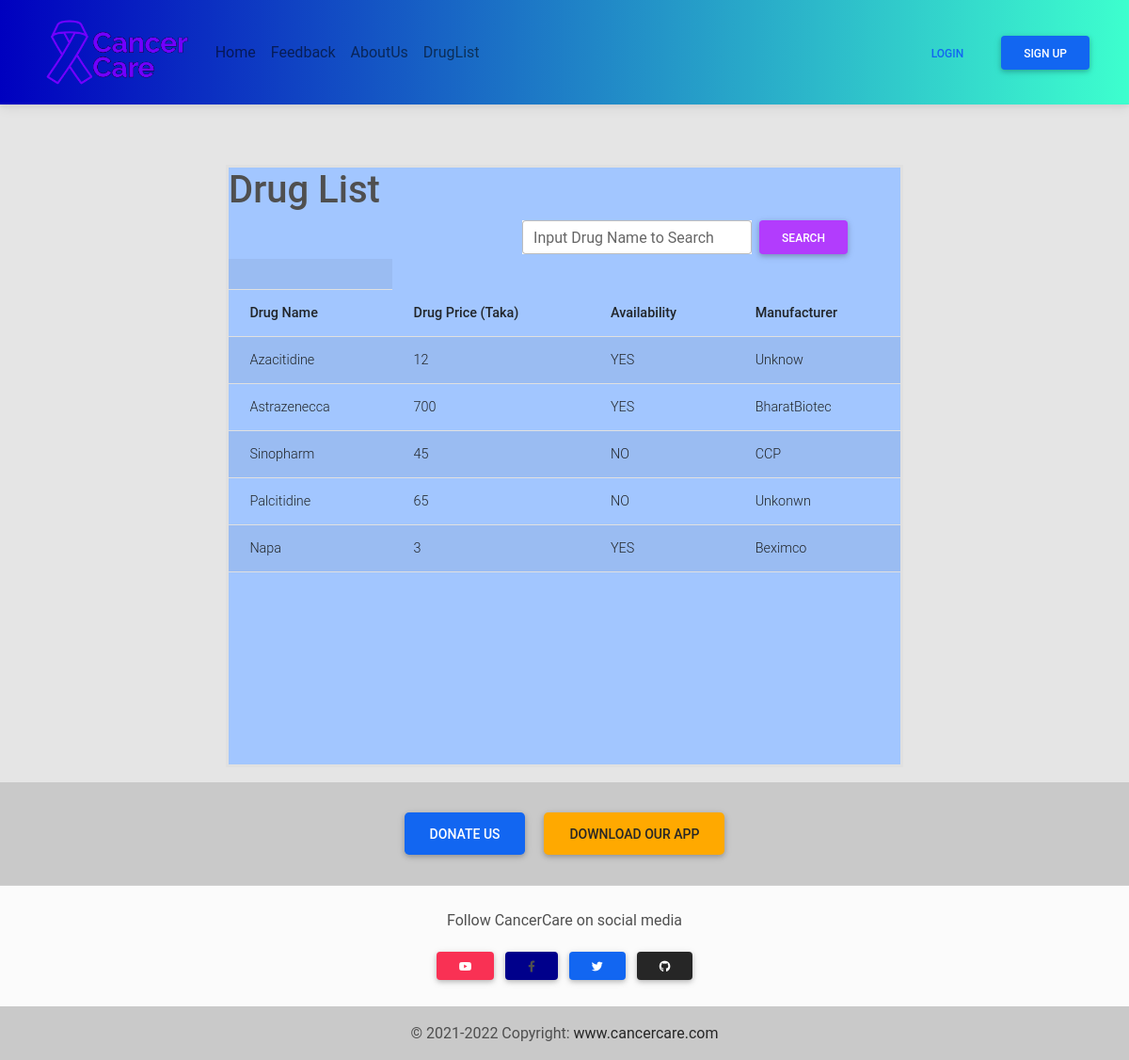
Screenshot of /druglist/ with the database file from the repository.
### mainfeatures/models.py (models this page shows, shortened)
class DrugInfo(models.Model):
    drugname = models.CharField(max_length=255)
    drugprice = models.IntegerField()
    availability = models.CharField(max_length=5)
    manufacturer = models.CharField(max_length=255)

### mainfeatures/views.py (the view)
# urls.py: path('druglist/', DrugListView.as_view(), name="druglist"),
class DrugListView(ListView):
    model = DrugInfo
    template_name = 'mainfeatures/druginfo_list.html'
    paginate_by = 5

### mainfeatures/templates/mainfeatures/druginfo_list.html (shortened to what this page needs)
{% extends 'mainfeatures/base.html' %}
{% block body %}
<main class="centerize my-3">
    <div class="sub mt-5 border border-3 position-relative overflow-auto">
        <h1>Drug List</h1>
        <form method="GET" action="{%url 'search'%}" class="mx-5 position-absolute end-0 hstack">
            <div class="form-outline" style="background: white;">
                <input autocomplete="off" type="text" id="search_drug" class="form-control" name="search_drug"/>
                <label class="form-label" for="form12">Input Drug Name to Search</label>
            </div>
            <button type="submit" class="btn btn-secondary mx-2">Search</button>
        </form>
        <br />
        <table class="table table-striped mt-3">
            <th>
                <tr>
                    <th scope="col">Drug Name</th>
                    <th scope="col">Drug Price (Taka)</th>
                    <th scope="col">Availability</th>
                    <th scope="col">Manufacturer</th>
                </tr>
            </th>
            <tbody>
                {% for drug in object_list %}
                <tr>
                    <td>{{drug.drugname}}</td>
                    <td>{{drug.drugprice}}</td>
                    <td>{{drug.availability}}</td>
                    <td>{{drug.manufacturer}}</td>
                </tr>
                {% endfor %}
            </tbody>
        </table>
    </div>
</main>
{% endblock body %}

### mainfeatures/templates/mainfeatures/base.html (style rules this page uses)
body { background: #8ca6a5; }
main.centerize { display: flex; justify-content: center; align-items: center; }
.sub { width: 60vw; height: 80vh; background: rgb(162, 198, 255); }
body { background-color: rgba(0,0,0,0.1) ; }

### rows the page displays
DrugInfo: drugname "Azacitidine", drugprice "12", availability "YES", manufacturer "Unknow"
DrugInfo: drugname "Astrazenecca", drugprice "700", availability "YES", manufacturer "BharatBiotec"
DrugInfo: drugname "Sinopharm", drugprice "45", availability "NO", manufacturer "CCP"
DrugInfo: drugname "Palcitidine", drugprice "65", availability "NO", manufacturer "Unkonwn"
DrugInfo: drugname "Napa", drugprice "3", availability "YES", manufacturer "Beximco"
